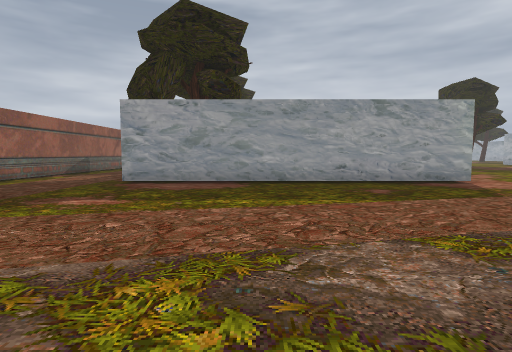
view 1 (above)

24 first-person views from a walk through a Godot game level. The camera is 1.5 m above the floor, tilts 4° down and sees 80° across. The floor is counted in squares, 2 m on a side. Each view is taken from the middle of a square. On the plan, view 1 faces up. The plan holds only what a view shows up to about 10 squares ahead; the rest is blank. The place goes on beyond the plan.

view 2
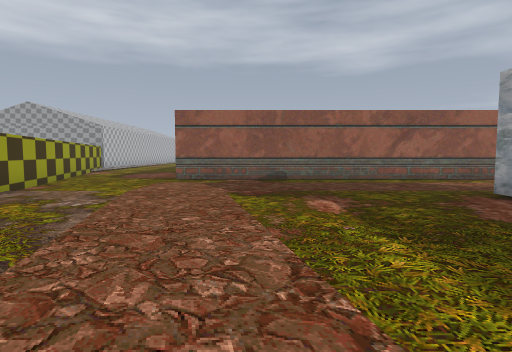

view 3
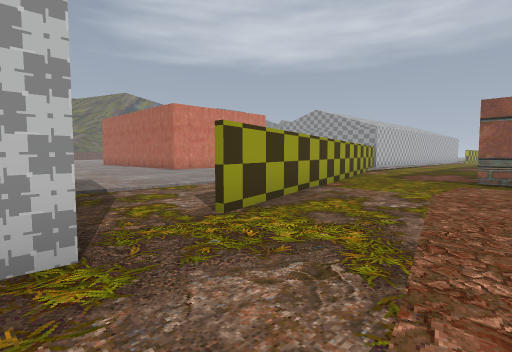

view 4
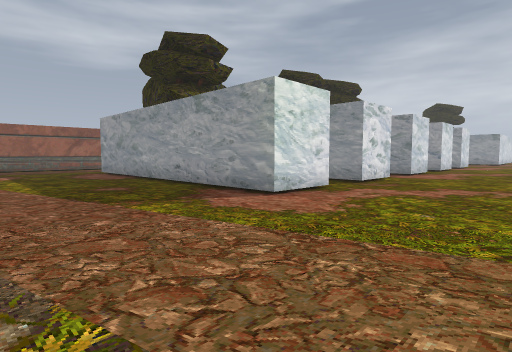

view 5
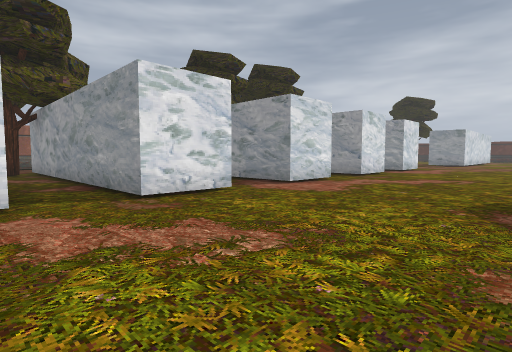

view 6
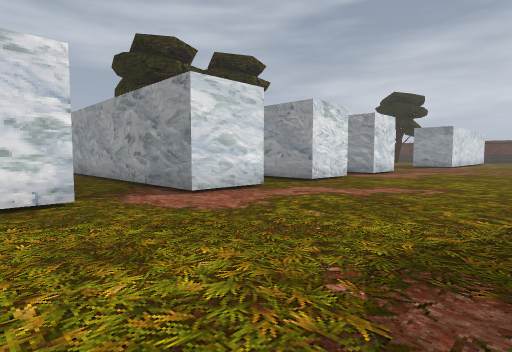

view 7
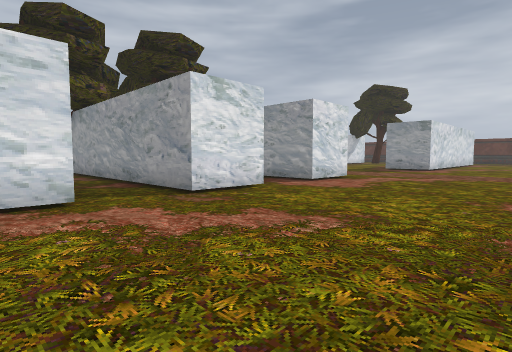

view 8
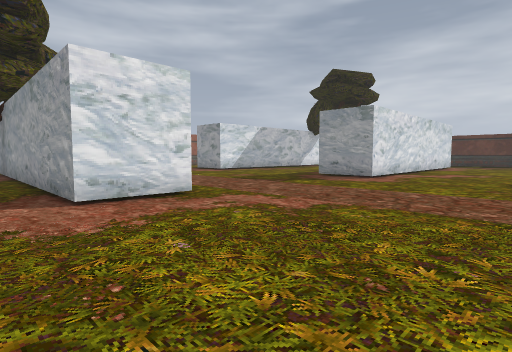

view 9
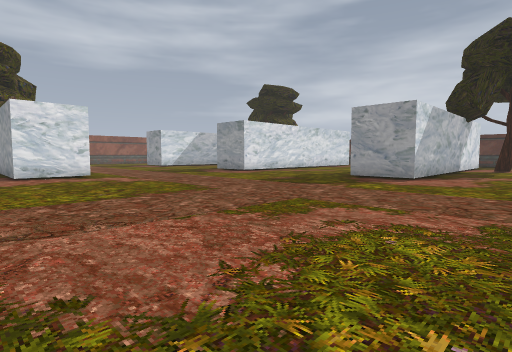

view 10
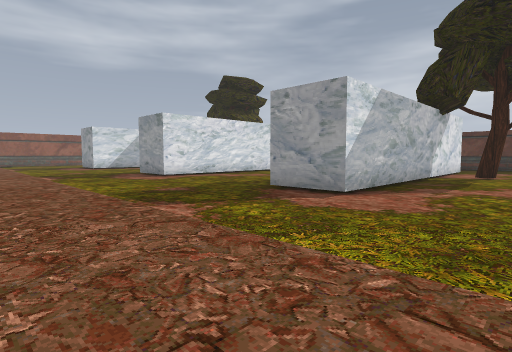

view 11
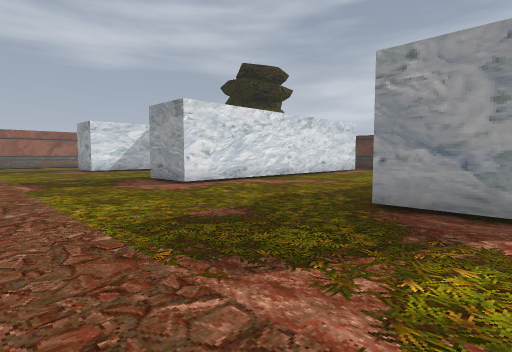

view 12
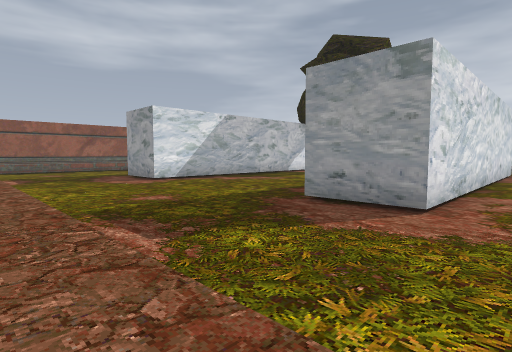

view 13
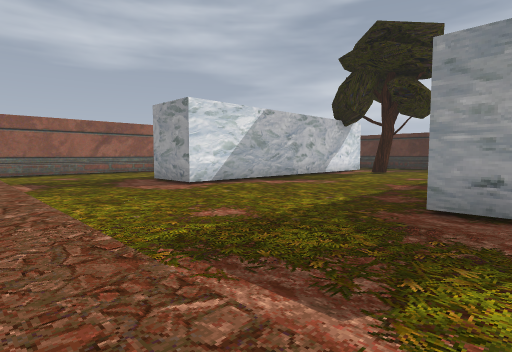

view 14
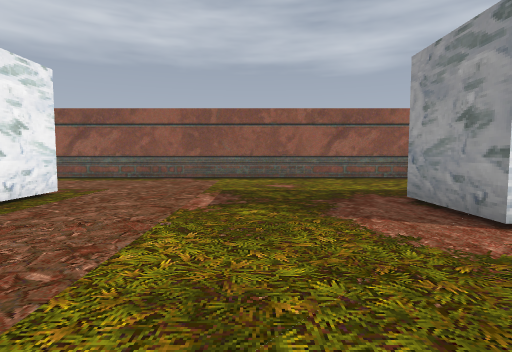

view 15
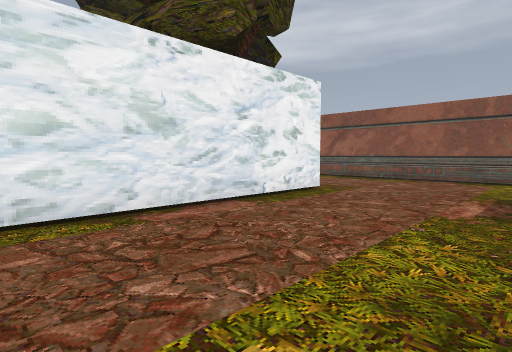

view 16
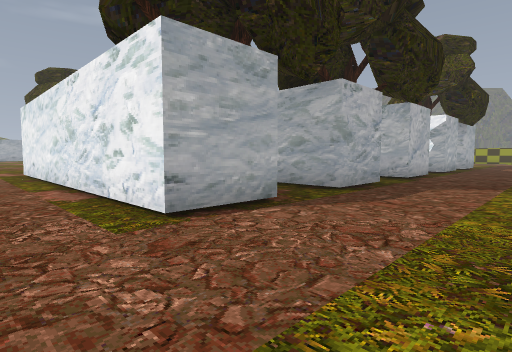

view 17
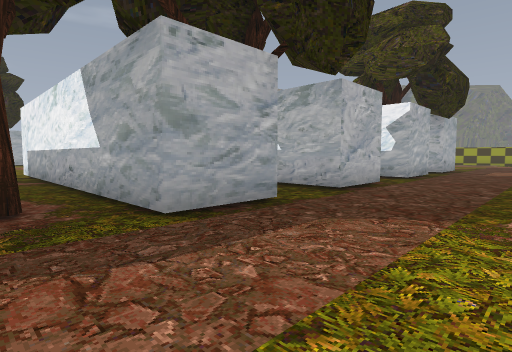

view 18
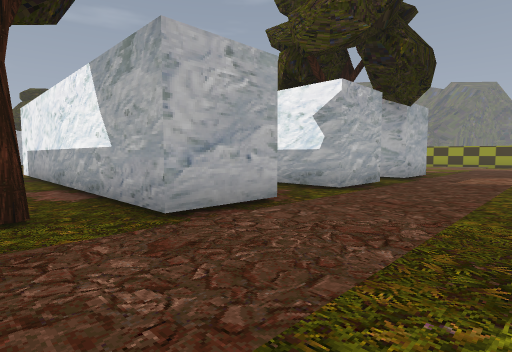

view 19
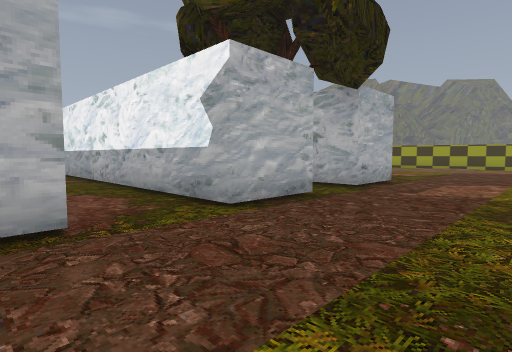

view 20
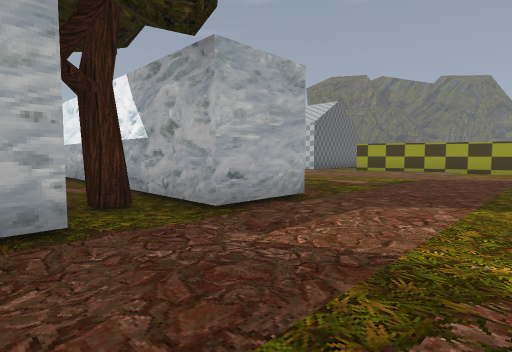

view 21
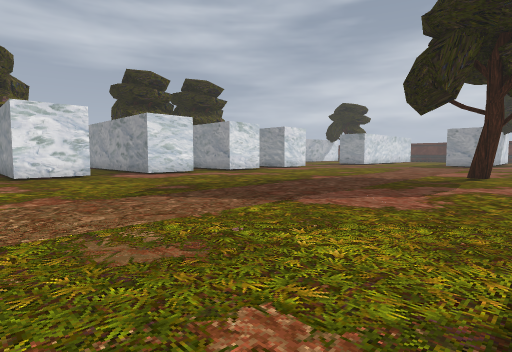

view 22
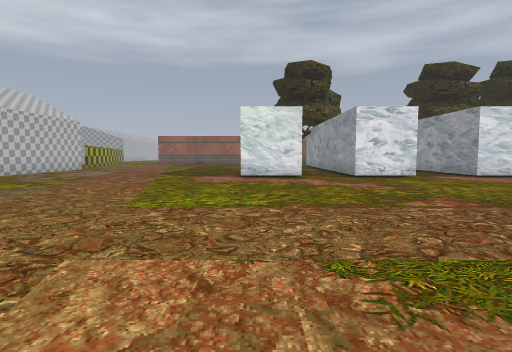

view 23
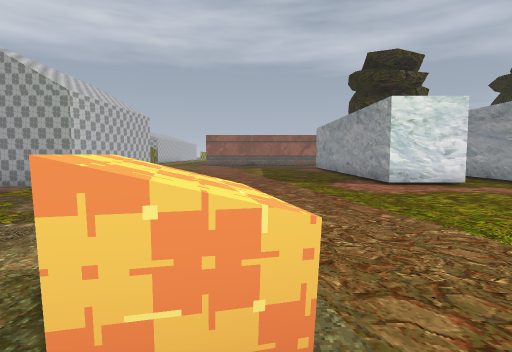

view 24
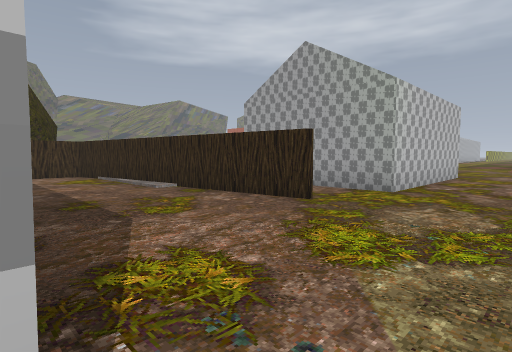

### Floor plan
Points are (right, up) in squares from view 1. A wall is a line through its corners. A room is listed if a view was taken in it or the views show most of it. See-through windows are left out.
Room 1 (view 1)
walls: (6.8, -0.5) (6.8, -1.4)
ways out: opening at (0, 0) to room 2; opening at (8, -1) to room 2
Room 2 (views 2, 3, 4, 5, 6, 7, 8, 9, 10, 11, 12, 13, 14, 15, 16, 17, 18, 19, 20, 21, 22, 23, 24)
walls: (6, 14.4) (6, 12.3) (-0.9, 12.3); (6, 18.4) (6, 16.3) (0.1, 16.3); (6, 10.6) (6, 8.5) (-3.7, 8.5) (-3.7, 10.5) (-0.6, 10.5); (6, 22.2) (6, 20.3) (0.1, 20.3); (1.9, 10.5) (3.9, 10.5); (-3.7, 16.1) (-3.7, 18.2) (5.4, 18.2); (-3.7, 12.1) (-3.7, 14.2) (4.5, 14.2); (-3.7, 20.1) (-3.7, 22.2) (5.4, 22.2); (6, 26.2) (6, 24.3) (-2, 24.3); (-3.7, 24.1) (-3.7, 26.3) (5.4, 26.3); (15.7, 22.2) (15.4, 22) (15.1, 21.9); (-7.5, 11.5) (-7.5, 1.5); (13.2, 5.2) (13.4, 4.5); (1.4, 0.7) (6.8, 0.7) (6.8, -0.5); (8.7, 0) (9.9, -8); (-1, 35.2) (-1, 32.5) (-3, 32.5); (6.8, 37.5) (6.8, 32.5) (4.8, 32.5); (-8, -2.3) (-0.3, 0); (-7.5, 34.8) (-7.5, 23.8); (14, 37.5) (14, 32.5) (12, 32.5); (10.2, -8.4) (11.2, -8.4)
ways out: opening at (0, 0) to room 1; opening at (8, -1) to room 1

Positions as (right, up) in squares from view 1, and headings:
1: (0, 0), facing up
2: (2, 4), facing left
3: (2, 3), facing down-left
4: (10, 4), facing up-left
5: (11, 10), facing up-left
6: (11, 13), facing up-left
7: (11, 17), facing up-left
8: (11, 23), facing up-left
9: (17, 23), facing up-left
10: (17, 27), facing up-left
11: (14, 28), facing up-left
12: (8, 28), facing up-left
13: (6, 28), facing up-left
14: (2, 30), facing left
15: (2, 30), facing down-left
16: (-7, 28), facing down-right
17: (-7, 24), facing down-right
18: (-7, 20), facing down-right
19: (-7, 17), facing down-right
20: (-7, 13), facing down-right
21: (17, 11), facing up-left
22: (16, 9), facing left
23: (14, 5), facing left
24: (13, 3), facing down-left
